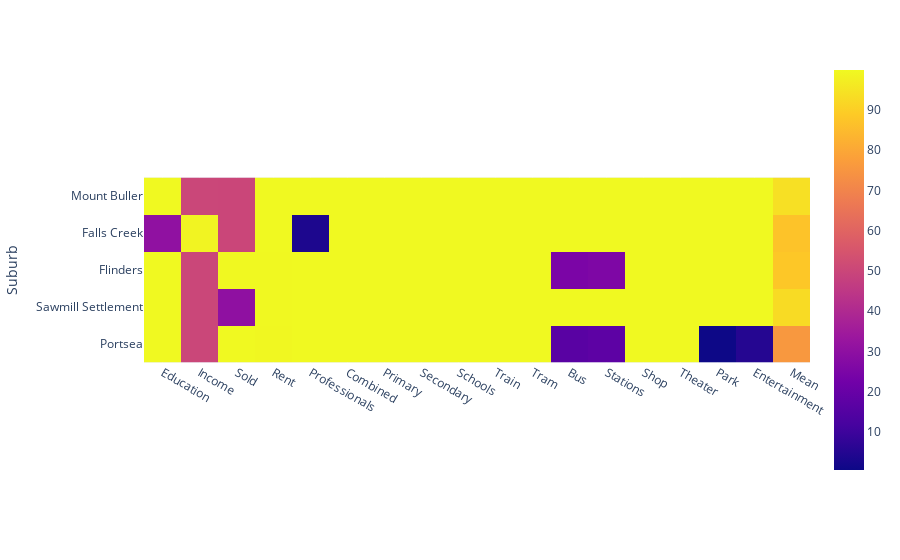

Notebook code cell kept with this figure:
### Code cell
px.imshow(pct_export.head(5).round(2))#, text_auto=True)

### Figure 1 — Plotly figure (JSON) as saved in the notebook; plotly's stock layout.template omitted (floating-point values rounded to 4 significant figures)
{"data": [{"coloraxis": "coloraxis", "hovertemplate": "x: %{x}<br>Suburb: %{y}<br>color: %{z}<extra></extra>", "name": "0", "type": "heatmap", "x": ["Education", "Income", "Sold", "Rent", "Professionals", "Combined", "Primary", "Secondary", "Schools", "Train", "Tram", "Bus", "Stations", "Shop", "Theater", "Park", "Entertainment", "Mean"], "xaxis": "x", "y": ["Mount Buller", "Falls Creek", "Flinders", "Sawmill Settlement", "Portsea"], "yaxis": "y", "z": [[99.93, 50.22, 49.97, 99.91, 99.93, 99.93, 99.93, 99.93, 99.93, 99.93, 99.93, 99.93, 99.93, 99.93, 99.93, 99.93, 99.93, 94.07], [30.44, 98.66, 49.97, 99.82, 3.75, 99.93, 99.93, 99.93, 99.93, 99.93, 99.93, 99.93, 99.93, 99.93, 99.93, 99.93, 99.93, 87.16], [99.93, 50.22, 99.77, 99.73, 99.93, 99.93, 99.93, 99.93, 99.93, 99.93, 99.93, 24.88, 25.71, 99.93, 99.93, 99.93, 99.93, 88.2], [99.93, 50.22, 30.16, 99.64, 99.93, 99.93, 99.93, 99.93, 99.93, 99.93, 99.93, 99.93, 99.93, 99.93, 99.93, 99.93, 99.93, 92.88], [99.93, 50.22, 99.92, 99.54, 99.93, 99.93, 99.93, 99.93, 99.93, 99.93, 99.93, 16.4, 17.3, 99.93, 99.93, 0.56, 5.14, 75.79]]}], "layout": {"coloraxis": {"colorscale": [[0, "#0d0887"], [0.1111, "#46039f"], [0.2222, "#7201a8"], [0.3333, "#9c179e"], [0.4444, "#bd3786"], [0.5556, "#d8576b"], [0.6667, "#ed7953"], [0.7778, "#fb9f3a"], [0.8889, "#fdca26"], [1, "#f0f921"]]}, "margin": {"t": 60}, "xaxis": {"anchor": "y", "constrain": "domain", "domain": [0, 1], "scaleanchor": "y"}, "yaxis": {"anchor": "x", "autorange": "reversed", "constrain": "domain", "domain": [0, 1], "title": {"text": "Suburb"}}}}
